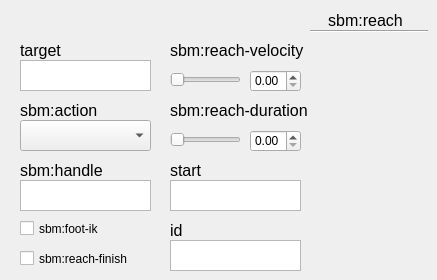
    <widget class="QWidget" name="sbmreachTab">
     <attribute name="title">
      <string>sbm:reach</string>
     </attribute>
     <widget class="QLabel" name="idLabel_17">
      <property name="geometry">
       <rect>
        <x>320</x>
        <y>10</y>
        <width>91</width>
        <height>21</height>
       </rect>
      </property>
      <property name="font">
       <font>
        <pointsize>12</pointsize>
       </font>
      </property>
      <property name="text">
       <string>sbm:reach</string>
      </property>
      <property name="alignment">
       <set>Qt::AlignCenter</set>
      </property>
     </widget>
     <widget class="QPlainTextEdit" name="sbmReachSbmHandle">
      <property name="geometry">
       <rect>
        <x>20</x>
        <y>180</y>
        <width>131</width>
        <height>31</height>
       </rect>
      </property>
      <property name="accessibleName">
       <string>sbm:handle</string>
      </property>
     </widget>
     <widget class="QLabel" name="postureLabel_24">
      <property name="geometry">
       <rect>
        <x>20</x>
        <y>40</y>
        <width>61</width>
        <height>20</height>
       </rect>
      </property>
      <property name="font">
       <font>
        <pointsize>12</pointsize>
       </font>
      </property>
      <property name="text">
       <string>target</string>
      </property>
      <property name="alignment">
       <set>Qt::AlignLeading|Qt::AlignLeft|Qt::AlignVCenter</set>
      </property>
     </widget>
     <widget class="QPlainTextEdit" name="sbmReachTarget">
      <property name="geometry">
       <rect>
        <x>20</x>
        <y>60</y>
        <width>131</width>
        <height>31</height>
       </rect>
      </property>
      <property name="accessibleName">
       <string>target</string>
      </property>
     </widget>
     <widget class="QLabel" name="postureLabel_25">
      <property name="geometry">
       <rect>
        <x>20</x>
        <y>160</y>
        <width>91</width>
        <height>20</height>
       </rect>
      </property>
      <property name="font">
       <font>
        <pointsize>12</pointsize>
       </font>
      </property>
      <property name="text">
       <string>sbm:handle</string>
      </property>
      <property name="alignment">
       <set>Qt::AlignLeading|Qt::AlignLeft|Qt::AlignVCenter</set>
      </property>
     </widget>
     <widget class="Line" name="line_6">
      <property name="geometry">
       <rect>
        <x>310</x>
        <y>30</y>
        <width>118</width>
        <height>3</height>
       </rect>
      </property>
      <property name="orientation">
       <enum>Qt::Horizontal</enum>
      </property>
     </widget>
     <widget class="QLabel" name="postureLabel_26">
      <property name="geometry">
       <rect>
        <x>20</x>
        <y>100</y>
        <width>91</width>
        <height>20</height>
       </rect>
      </property>
      <property name="font">
       <font>
        <pointsize>12</pointsize>
       </font>
      </property>
      <property name="text">
       <string>sbm:action</string>
      </property>
      <property name="alignment">
       <set>Qt::AlignLeading|Qt::AlignLeft|Qt::AlignVCenter</set>
      </property>
     </widget>
     <widget class="QComboBox" name="sbmReachSbmAction">
      <property name="geometry">
       <rect>
        <x>20</x>
        <y>120</y>
        <width>131</width>
        <height>31</height>
       </rect>
      </property>
      <property name="accessibleName">
       <string>sbm:action</string>
      </property>
     </widget>
     <widget class="QCheckBox" name="sbmReachSbmFootIk">
      <property name="geometry">
       <rect>
        <x>20</x>
        <y>220</y>
        <width>81</width>
        <height>17</height>
       </rect>
      </property>
      <property name="accessibleName">
       <string>sbm:foot-ik</string>
      </property>
      <property name="layoutDirection">
       <enum>Qt::LeftToRight</enum>
      </property>
      <property name="text">
       <string>sbm:foot-ik</string>
      </property>
     </widget>
     <widget class="QCheckBox" name="sbmReachSbmReachFinish">
      <property name="geometry">
       <rect>
        <x>20</x>
        <y>250</y>
        <width>111</width>
        <height>17</height>
       </rect>
      </property>
      <property name="accessibleName">
       <string>sbm:reach-finish</string>
      </property>
      <property name="layoutDirection">
       <enum>Qt::LeftToRight</enum>
      </property>
      <property name="text">
       <string>sbm:reach-finish</string>
      </property>
     </widget>
     <widget class="QSlider" name="sbmReachsbmVelocity">
      <property name="geometry">
       <rect>
        <x>170</x>
        <y>70</y>
        <width>71</width>
        <height>19</height>
       </rect>
      </property>
      <property name="accessibleName">
       <string>sbm:reach-velocity</string>
      </property>
      <property name="orientation">
       <enum>Qt::Horizontal</enum>
      </property>
     </widget>
     <widget class="QLabel" name="postureLabel_27">
      <property name="geometry">
       <rect>
        <x>170</x>
        <y>40</y>
        <width>141</width>
        <height>20</height>
       </rect>
      </property>
      <property name="font">
       <font>
        <pointsize>12</pointsize>
       </font>
      </property>
      <property name="text">
       <string>sbm:reach-velocity</string>
      </property>
      <property name="alignment">
       <set>Qt::AlignLeading|Qt::AlignLeft|Qt::AlignVCenter</set>
      </property>
     </widget>
     <widget class="QLabel" name="postureLabel_28">
      <property name="geometry">
       <rect>
        <x>170</x>
        <y>100</y>
        <width>141</width>
        <height>20</height>
       </rect>
      </property>
      <property name="font">
       <font>
        <pointsize>12</pointsize>
       </font>
      </property>
      <property name="text">
       <string>sbm:reach-duration</string>
      </property>
      <property name="alignment">
       <set>Qt::AlignLeading|Qt::AlignLeft|Qt::AlignVCenter</set>
      </property>
     </widget>
     <widget class="QSlider" name="sbmReachSbmDuration">
      <property name="geometry">
       <rect>
        <x>170</x>
        <y>130</y>
        <width>71</width>
        <height>19</height>
       </rect>
      </property>
      <property name="accessibleName">
       <string>sbm:reach-duration</string>
      </property>
      <property name="orientation">
       <enum>Qt::Horizontal</enum>
      </property>
     </widget>
     <widget class="QPlainTextEdit" name="sbmReachStart">
      <property name="geometry">
       <rect>
        <x>170</x>
        <y>180</y>
        <width>131</width>
        <height>31</height>
       </rect>
      </property>
      <property name="accessibleName">
       <string>start</string>
      </property>
     </widget>
     <widget class="QLabel" name="postureLabel_29">
      <property name="geometry">
       <rect>
        <x>170</x>
        <y>160</y>
        <width>61</width>
        <height>20</height>
       </rect>
      </property>
      <property name="font">
       <font>
        <pointsize>12</pointsize>
       </font>
      </property>
      <property name="text">
       <string>start</string>
      </property>
      <property name="alignment">
       <set>Qt::AlignLeading|Qt::AlignLeft|Qt::AlignVCenter</set>
      </property>
     </widget>
     <widget class="QLabel" name="postureLabel_30">
      <property name="geometry">
       <rect>
        <x>170</x>
        <y>220</y>
        <width>61</width>
        <height>20</height>
       </rect>
      </property>
      <property name="font">
       <font>
        <pointsize>12</pointsize>
       </font>
      </property>
      <property name="text">
       <string>id</string>
      </property>
      <property name="alignment">
       <set>Qt::AlignLeading|Qt::AlignLeft|Qt::AlignVCenter</set>
      </property>
     </widget>
     <widget class="QPlainTextEdit" name="sbmReachId">
      <property name="geometry">
       <rect>
        <x>170</x>
        <y>240</y>
        <width>131</width>
        <height>31</height>
       </rect>
      </property>
      <property name="accessibleName">
       <string>id</string>
      </property>
     </widget>
     <widget class="QDoubleSpinBox" name="doubleSpinBox">
      <property name="geometry">
       <rect>
        <x>250</x>
        <y>70</y>
        <width>51</width>
        <height>22</height>
       </rect>
      </property>
      <property name="accessibleName">
       <string>sbm:reach-velocity</string>
      </property>
     </widget>
     <widget class="QDoubleSpinBox" name="doubleSpinBox_2">
      <property name="geometry">
       <rect>
        <x>250</x>
        <y>130</y>
        <width>51</width>
        <height>22</height>
       </rect>
      </property>
      <property name="accessibleName">
       <string>sbm:reach-duration</string>
      </property>
     </widget>
    </widget>
